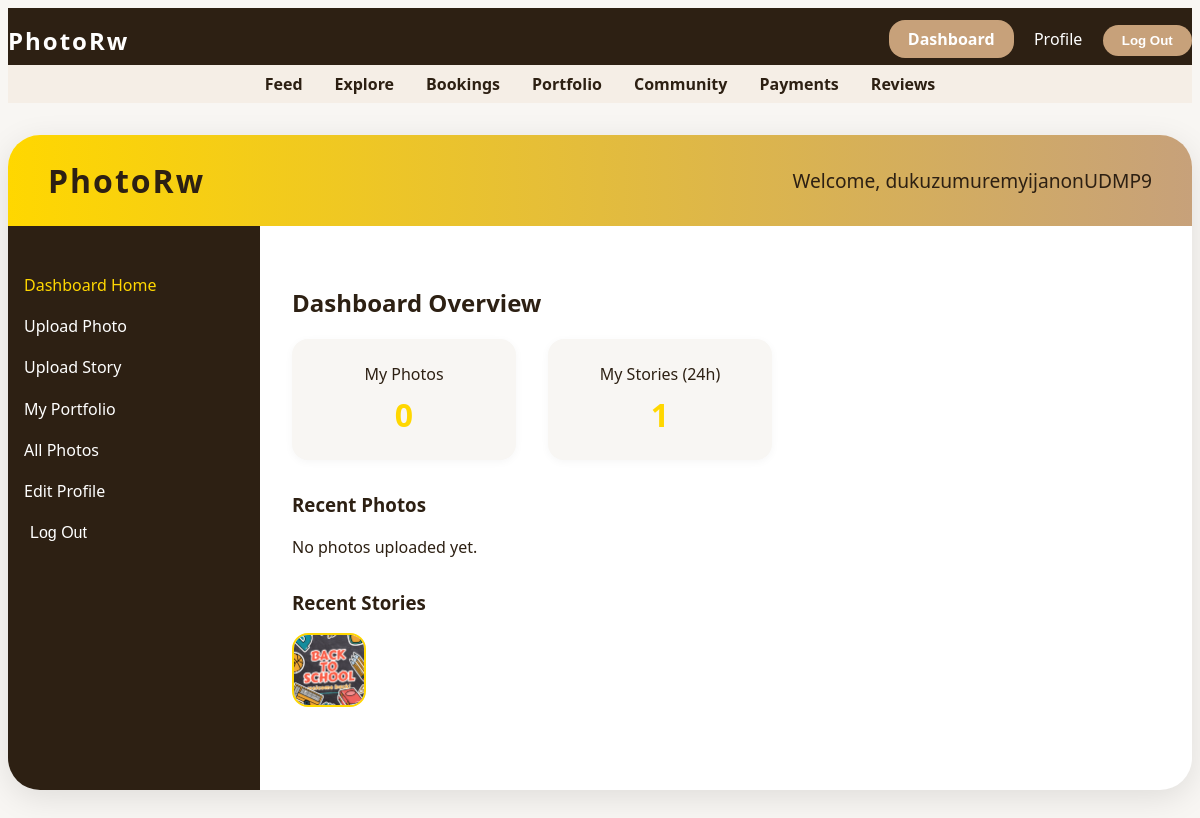
/portfolio/dashboard/ (signed in), run on an earlier commit of the app's database.
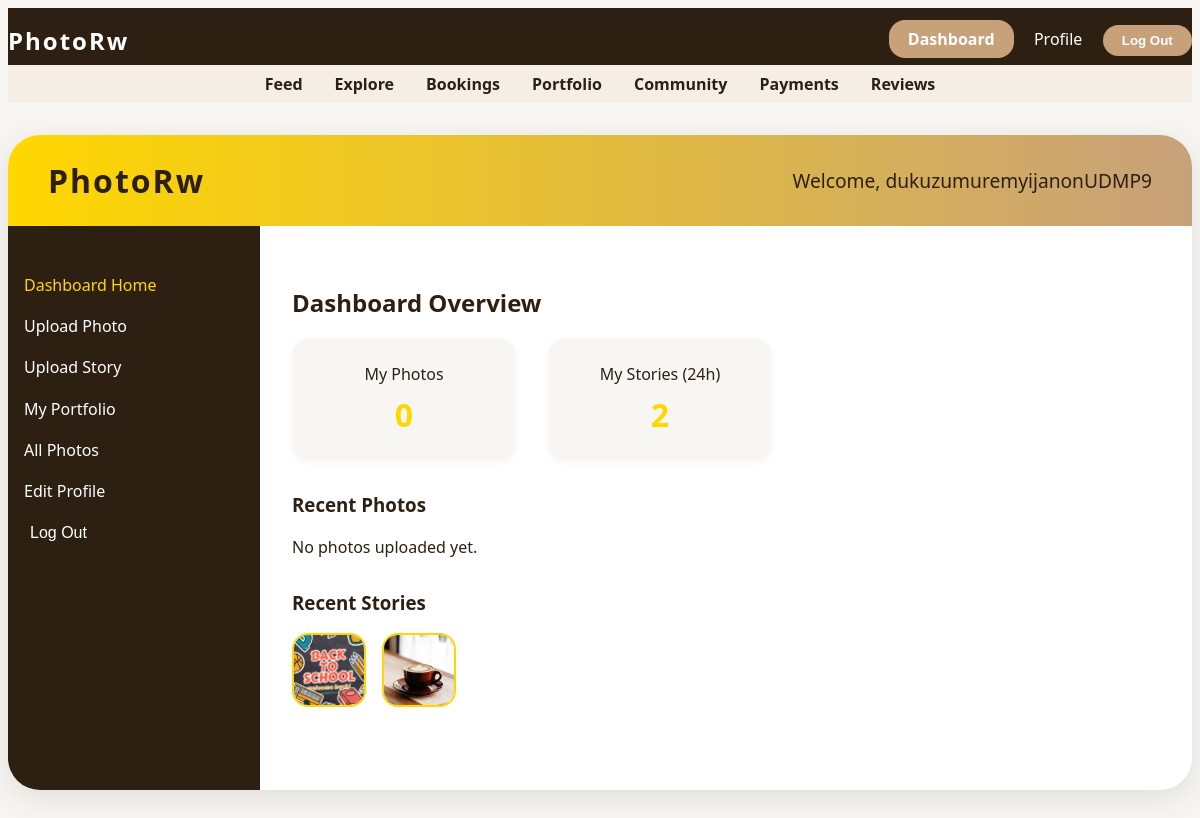
And on a later commit of the database.
### users/models.py (models this page shows, shortened)
class User(AbstractUser):
	class Roles(models.TextChoices):
		PHOTOGRAPHER = 'photographer', _('Photographer')
		CLIENT = 'client', _('Client')
	email = models.EmailField(_('email address'), unique=True, blank=False, null=False, help_text=_('Required. Enter a valid email address.'))
	bio = models.TextField(_('bio'), blank=True)
	profile_picture = models.ImageField(upload_to='profile_pics/', blank=True, null=True)
	location = models.CharField(max_length=255, blank=True)
	contact_info = models.CharField(max_length=255, blank=True)
	is_verified = models.BooleanField(default=False)
	role = models.CharField(max_length=20, choices=Roles.choices, default=Roles.CLIENT)
	price = models.DecimalField(max_digits=8, decimal_places=2, blank=True, null=True, help_text=_('Typical session price (optional)'))
	USERNAME_FIELD = 'email'
	REQUIRED_FIELDS = ['username']

### portfolio/models.py (models this page shows, shortened)
class Story(models.Model):
	photographer = models.ForeignKey(User, on_delete=models.CASCADE, related_name='stories')
	image = models.ImageField(upload_to='stories/')
	created_at = models.DateTimeField(auto_now_add=True)

### portfolio/views.py (the view)
# urls.py: path('dashboard/', views.photographer_dashboard, name='photographer_dashboard'),
@login_required
def photographer_dashboard(request):
	if request.user.role != 'photographer':
		return redirect('home')
	return render(request, 'portfolio/photographer_dashboard.html')

### templates/portfolio/photographer_dashboard.html (shortened to what this page needs)
{% extends 'base.html' %}
{% load static %}
{% block head %}
    <link rel="stylesheet" href="{% static 'css/dashboard.css' %}">
{% endblock %}
{% block content %}
<div class="dashboard-container">
    <div class="dashboard-header">
    <div class="dashboard-logo">PhotoRw</div>
        <div class="dashboard-user">Welcome, {{ user.username }}</div>
    </div>
    <div class="dashboard-main">
        <div class="dashboard-sidebar">
            <ul>
                <li><a href="{% url 'photographer_dashboard' %}" class="active">Dashboard Home</a></li>
                <li><a href="{% url 'upload_photo' %}">Upload Photo</a></li>
                <li><a href="{% url 'upload_story' %}">Upload Story</a></li>
                <li><a href="{% url 'photographer_detail' user.pk %}">My Portfolio</a></li>
                <li><a href="{% url 'photo_list' %}">All Photos</a></li>
                <li><a href="/users/profile/">Edit Profile</a></li>
                <li><form method="post" action="/users/logout/">{% csrf_token %}<button type="submit" class="logout-btn">Log Out</button></form></li>
            </ul>
        </div>
        <div class="dashboard-content">
            <h2>Dashboard Overview</h2>
            <div class="dashboard-widgets">
                <div class="widget">
                    <div class="widget-title">My Photos</div>
                    <div class="widget-value">{{ user.photos.count }}</div>
                </div>
                <div class="widget">
                    <div class="widget-title">My Stories (24h)</div>
                    <div class="widget-value">{{ user.stories.count }}</div>
                </div>
            </div>
            <div class="dashboard-section">
                <h3>Recent Photos</h3>
                <div class="dashboard-photos">
                    {% for photo in user.photos.all|slice:':4' %}
                        <img src="{{ photo.image.url }}" alt="Photo" class="dashboard-photo-thumb">
                    {% empty %}
                        <div>No photos uploaded yet.</div>
                    {% endfor %}
                </div>
            </div>
            <div class="dashboard-section">
                <h3>Recent Stories</h3>
                <div class="dashboard-stories">
                    {% for story in user.stories.all|slice:':4' %}
                        <img src="{{ story.image.url }}" alt="Story" class="dashboard-story-thumb">
                    {% empty %}
                        <div>No stories uploaded yet.</div>
                    {% endfor %}
                </div>
            </div>
        </div>
    </div>
</div>
{% endblock %}

What changed in the data, as far as the page shows it:
changed User "dukuzumuremyijanonUDMP9": stories.count "1" → "2"
added Story: image (picture)
